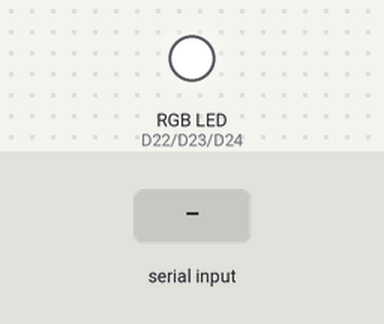
Bench run of a sketch on a simulated Arduino Nano 33 BLE. Shown: an RGB LED mixed from three pins (HIGH = lit). The test bench sets the inputs (shaded band). What the sketch prints to the serial monitor is not drawn.

Above: at 1.7 s.
1.8 s: "1" received over Serial
4.3 s: "0" received over Serial
At 5.7 s:
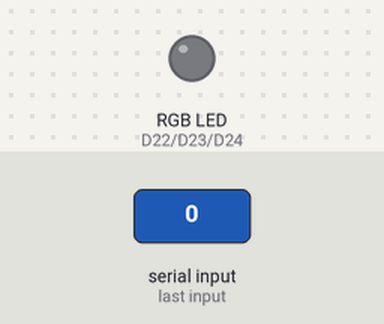
Timing chart, 0 to 7.3 s (numbered marks = the images above; inputs shaded):
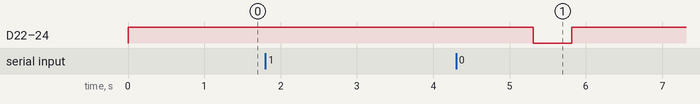

The sketch:

color_features_collector.ino
```cpp
#include <ColorConverterLib.h>
#include <Arduino_APDS9960.h>
#include <tinyml4all.h>

// Create an instance of the tinyml4all data collection utilities
using tinyml4all::promptString;
using tinyml4all::promptInt;
using tinyml4all::printCSV;

// Define RGB LED pins
#define LEDR 22  // Pin for Red LED
#define LEDG 23  // Pin for Green LED
#define LEDB 24  // Pin for Blue LED

void setup(void) {
  // Start serial communication for debugging and data output
  Serial.begin(9600);

  // Wait for the serial connection to be established
  while (!Serial) {
    delay(10);
  }

  // Initialize APDS-9960 sensor
  if (!APDS.begin()) {
    Serial.println("Error initializing APDS-9960 sensor.");
  }

  // Initialize RGB pins as outputs
  pinMode(LEDR, OUTPUT);
  pinMode(LEDG, OUTPUT);
  pinMode(LEDB, OUTPUT);

  // Initialize LEDs to off state
  digitalWrite(LEDR, HIGH);
  digitalWrite(LEDG, HIGH);
  digitalWrite(LEDB, HIGH);
  delay(500);
}

void loop(void) {
  // Get fruit name and number of samples from user
  String fruit = promptString("Which fruit is this?");
  int numSamples = promptInt("How many samples to capture?");

  // Variables to hold sensor readings and color conversions
  int r, g, b, c, p;
  double hue, saturation, value, rgb_sum;

  // Turn on RGB LEDs to illuminate the fruit for better color readings
  digitalWrite(LEDR, LOW);
  digitalWrite(LEDG, LOW);
  digitalWrite(LEDB, LOW);
  delay(500);

  for (int i = 0; i < numSamples; i++) {
    // Wait for proximity and color reading is available
    while (!APDS.colorAvailable() || !APDS.proximityAvailable()) {}

    // Read the color and proximity data
    APDS.readColor(r, g, b, c);
    p = APDS.readProximity();

    // Calculate the sum of RGB values for normalization
    rgb_sum = r + g + b;

    // If the board is close and well enough lit, collect the data
    if (p == 0 && c > 10 && rgb_sum > 0) {
      // Normalize RGB values to account for brightness variations
      double r_norm = r / rgb_sum;
      double g_norm = g / rgb_sum;
      double b_norm = b / rgb_sum;

      // Convert RGB to HSL and HSV color spaces
      RGBConverter::RgbToHsv(r, g, b, hue, saturation, value);

      // Print the collected data in CSV format for easy import into analysis tools
      printCSV(r_norm, g_norm, b_norm, hue, saturation, value, fruit);
      delay(250);
    }
  }

  // Turn off RGB LEDs after data collection
  digitalWrite(LEDR, HIGH);
  digitalWrite(LEDG, HIGH);
  digitalWrite(LEDB, HIGH);
}
```

Measured:
- after the input at 1.8 s, every drawn part: stays the same
- after the input at 4.3 s, D22 (LEDR), D23 (LEDG), D24 (LEDB): HIGH → LOW after 1.0 s, → HIGH 0.50 s later
